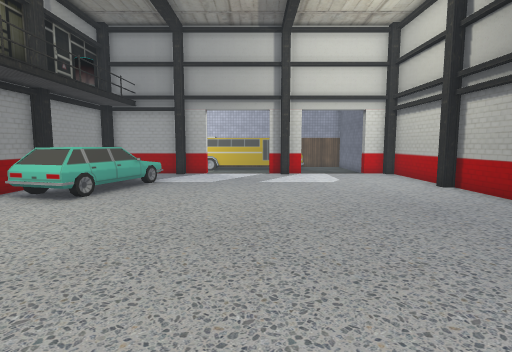
View 1 (above)

16 first-person views from a walk through a Unity game level. The camera is 1.4 m above the floor, tilts 6° down and sees 80° across. Doors are open. The floor is counted in squares, 1 m on a side. Each view is taken from the middle of a square. On the plan, view 1 faces up. The plan holds only what a view shows up to about 14 squares ahead; the rest is blank. Some surface patterns are stand-ins.

View 2
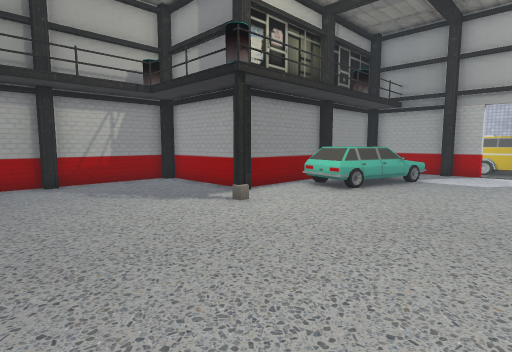

View 3
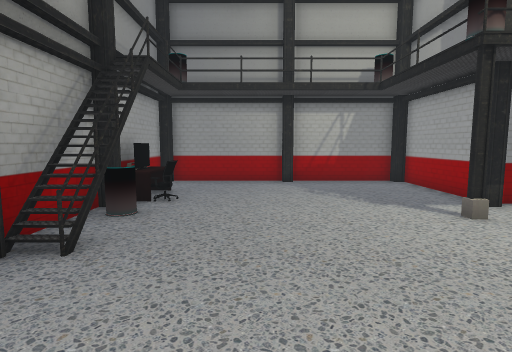

View 4
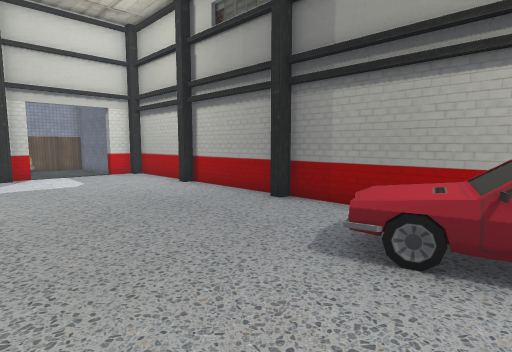

View 5
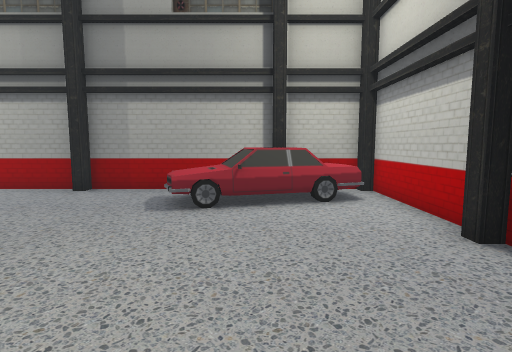

View 6
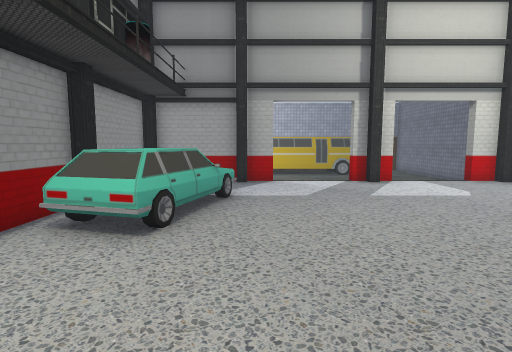

View 7
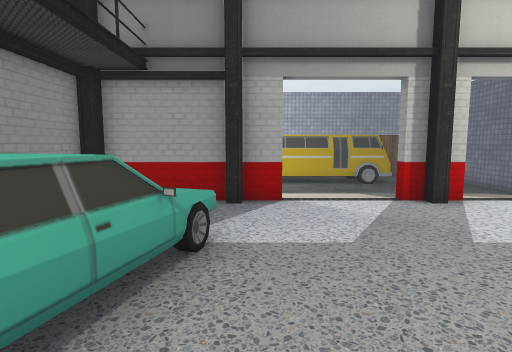

View 8
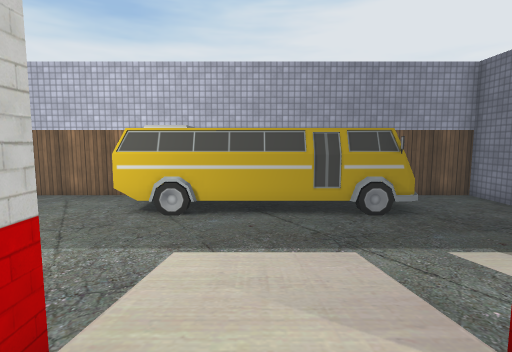

View 9
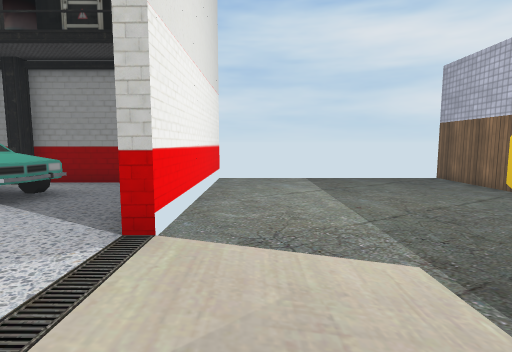

View 10
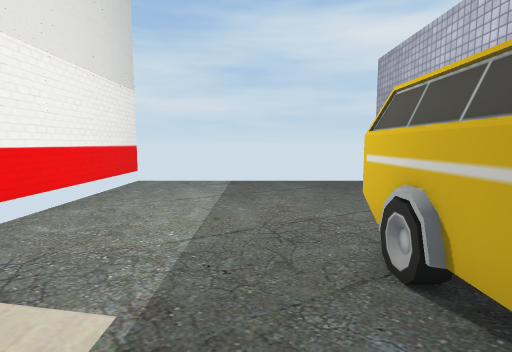

View 11
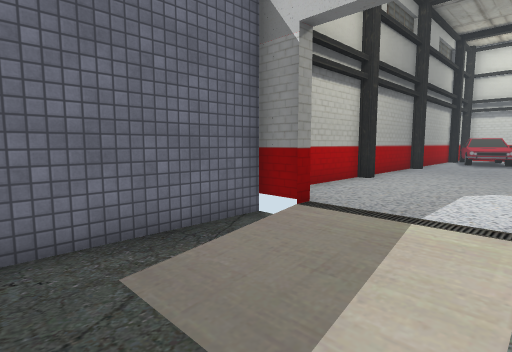

View 12
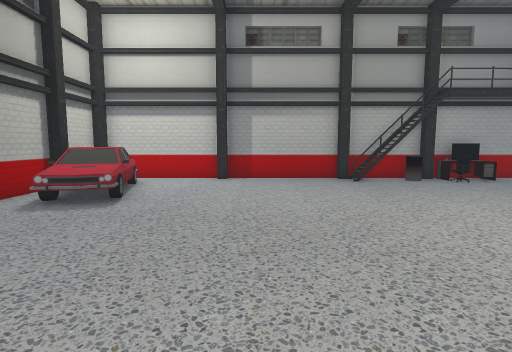

View 13
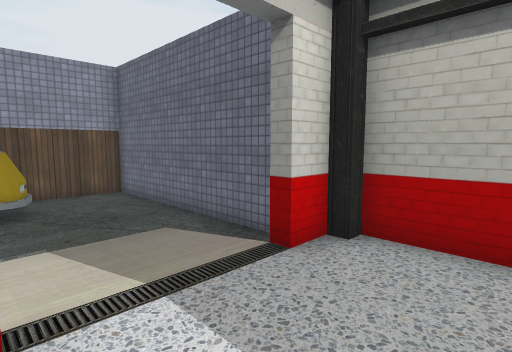

View 14
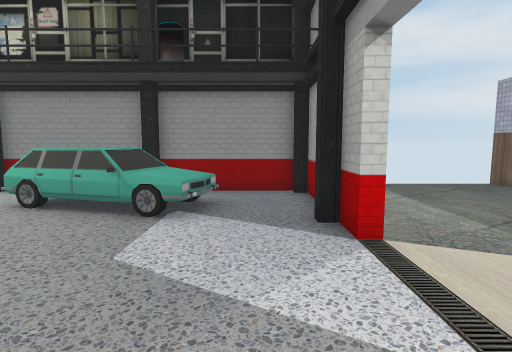

View 15
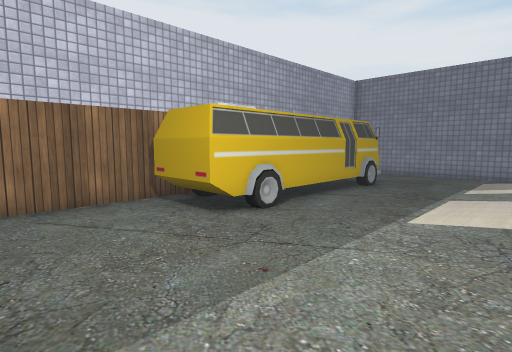

View 16
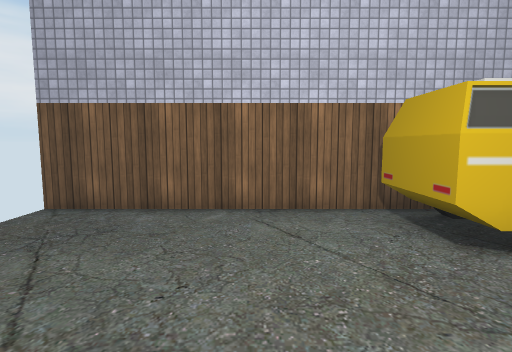

### Floor plan
Key: @ floor where view 1 was taken; # wall or solid block; . main floor; - floor 0.25 m lower than the main floor; / step, stairs or slope; D open door; = window, fence, low wall or low ledge; C car; T table; B bus; O other object.
Columns run from 12 left of view 1 to 7 right of it. Each row starts with its distance up from view 1.
 24 #########      #####
 23  -------BB      ---#
 22  -------B       ---#
 21  -------BBBBBBBB---#
 20  ------------------#
 19  ------------------#
 18  ------------------#
 17  -------------/--/-#
 16  ----------//-////-#
 15  ---------DDD-/DDD-#
 14 ##########DDDD#DDD##
 13      #.............#
 12      #.O...........#
 11      #.CO..........#
 10      #C C..........#
  9      #C C..........#
  8      #CC...........#
  7      #.............#
  6  #####.............#
  5 ##.................#
  4 #.....#............#
  3 #..................#
  2 #...............CO.#
  1 #...............CC.#
  0 #...........@...CCC#
 -1 #...............C C#
 -2 #...OO..........CC##
 -3 #..TT####........=#
 -4 ###################

Where each view was taken, in squares from view 1:
view 1: 0 up, 0 right, facing up
view 2: 1 down, 0 right, facing up-left
view 3: 0 up, 0 right, facing left
view 4: 0 up, 0 right, facing up-right
view 5: 0 up, 3 left, facing right
view 6: 3 up, 3 left, facing up
view 7: 7 up, 3 left, facing up
view 8: 13 up, 1 left, facing up
view 9: 16 up, 1 right, facing left
view 10: 19 up, 0 right, facing left
view 11: 19 up, 2 right, facing down-right
view 12: 9 up, 0 right, facing down
view 13: 12 up, 2 right, facing up-right
view 14: 13 up, 2 right, facing left
view 15: 16 up, 8 left, facing up-right
view 16: 17 up, 7 left, facing up
